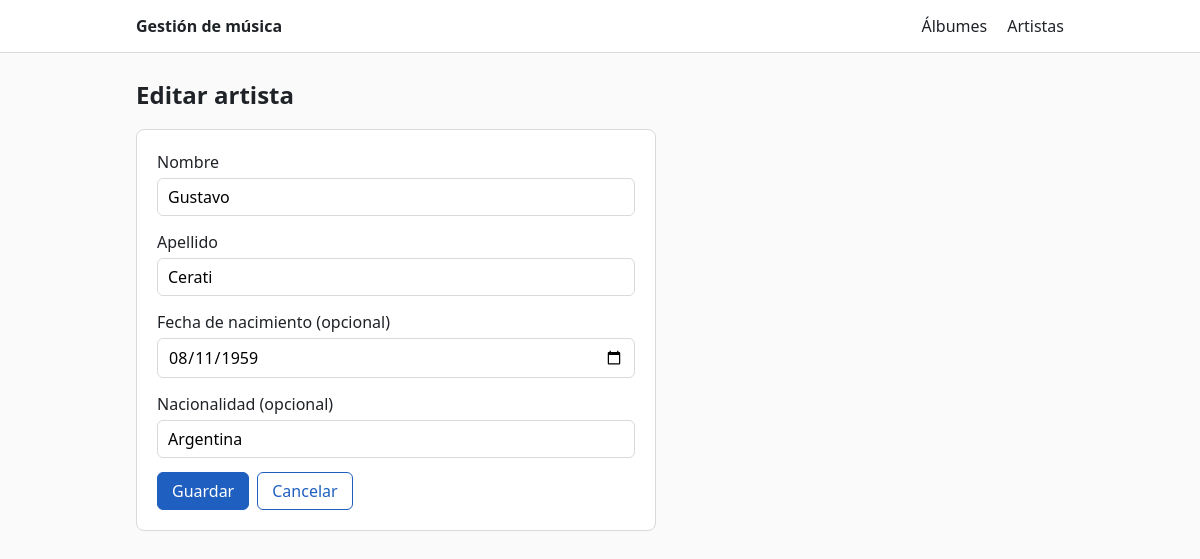
The app's page /artistas/1/editar with its own data.
### tables this page shows
CREATE TABLE Artistas (
    artista_id       INT UNSIGNED NOT NULL AUTO_INCREMENT,
    nombre           VARCHAR(80)  NOT NULL,
    apellido         VARCHAR(80)  NOT NULL,
    fecha_nacimiento DATE         NULL,
    nacionalidad     VARCHAR(60)  NULL,
    PRIMARY KEY (artista_id),
    KEY idx_artistas_apellido_nombre (apellido, nombre)
);

### src/Support/View.php (called while the page is built, shortened)
<?php
final class View
{
    public static function render(string $plantilla, array $datos = [], int $estado = 200): void
    {
        $raiz = dirname(__DIR__, 2) . '/templates';
        extract($datos, EXTR_SKIP);
        require $raiz . '/' . $plantilla . '.php';
        require $raiz . '/layout.php';
    }
}

### src/Controller/ArtistaController.php (called while the page is built, shortened)
<?php
final class ArtistaController
{
    public function editar(int $id): void
    {
        $artista = $this->artistas->obtener($id);
        View::render('artistas/form', [
            'encabezado' => 'Editar artista',
            'accion'     => "/artistas/$id",
            'valores'    => [
                'nombre'           => $artista->nombre,
                'apellido'         => $artista->apellido,
                'fecha_nacimiento' => $artista->fechaNacimiento ?? '',
                'nacionalidad'     => $artista->nacionalidad ?? '',
            ],
            'errores'    => [],
        ]);
    }
}

### public/index.php (called while the page is built, shortened)
<?php
$config = require __DIR__ . '/../config/config.php';
try {
    $pdo = Database::conectar($config['db']);
    $artistaRepo = new ArtistaRepository($pdo);
    $albumRepo = new AlbumRepository($pdo);
    $albumService = new AlbumService($albumRepo, $artistaRepo);
    $artistaService = new ArtistaService($artistaRepo);
    $albumes = new AlbumController($albumService);
    $artistas = new ArtistaController($artistaService);
    $router = new Router();
    $router->agregar('GET', '/', static fn () => View::redirigir('/albumes'));
    $router->agregar('GET', '/albumes', static fn () => $albumes->index($_GET));
    $router->agregar('GET', '/albumes/nuevo', static fn () => $albumes->nuevo());
    $router->agregar('POST', '/albumes', static fn () => $albumes->crear($_POST));
    $router->agregar('GET', '/albumes/(\d+)', static fn (int $id) => $albumes->detalle($id));
    $router->agregar('GET', '/albumes/(\d+)/editar', static fn (int $id) => $albumes->editar($id));
    $router->agregar('POST', '/albumes/(\d+)', static fn (int $id) => $albumes->actualizar($id, $_POST));
    $router->agregar('POST', '/albumes/(\d+)/eliminar', static fn (int $id) => $albumes->eliminar($id));
    $router->agregar('POST', '/albumes/(\d+)/artistas', static fn (int $id) => $albumes->vincularArtista($id, $_POST));
    $router->agregar('POST', '/albumes/(\d+)/artistas/(\d+)/quitar', static fn (int $id, int $artistaId) => $albumes->desvincularArtista($id, $artistaId));
    $router->agregar('GET', '/artistas', static fn () => $artistas->index($_GET));
    $router->agregar('GET', '/artistas/nuevo', static fn () => $artistas->nuevo());
    $router->agregar('POST', '/artistas', static fn () => $artistas->crear($_POST));
    $router->agregar('GET', '/artistas/(\d+)', static fn (int $id) => $artistas->detalle($id));
    $router->agregar('GET', '/artistas/(\d+)/editar', static fn (int $id) => $artistas->editar($id));
    $router->agregar('POST', '/artistas/(\d+)', static fn (int $id) => $artistas->actualizar($id, $_POST));
    $router->agregar('POST', '/artistas/(\d+)/eliminar', static fn (int $id) => $artistas->eliminar($id));
    $metodo = $_SERVER['REQUEST_METHOD'] ?? 'GET';
    $ruta = parse_url($_SERVER['REQUEST_URI'] ?? '/', PHP_URL_PATH) ?: '/';
    $router->despachar($metodo, $ruta);
} catch (NoEncontradoException $e) {
    View::render('error', ['codigo' => 404, 'mensaje' => $e->getMessage()], 404);
} catch (Throwable $e) {
    error_log((string) $e);
    View::render('error', [
        'codigo'  => 500,
        'mensaje' => $config['debug'] ? $e->getMessage() : 'Algo salió mal de nuestro lado. Inténtalo de nuevo en un momento.',
    ], 500);
}

### src/Support/helpers.php (called while the page is built, shortened)
<?php
function e(?string $valor): string
{
    return htmlspecialchars((string) $valor, ENT_QUOTES | ENT_SUBSTITUTE, 'UTF-8');
}

### src/Repository/ArtistaRepository.php (called while the page is built, shortened)
<?php
final class ArtistaRepository
{
    public function buscar(int $id): ?Artista
    {
        $stmt = $this->pdo->prepare('SELECT ' . self::COLUMNAS . ' FROM Artistas WHERE artista_id = :id');
        $stmt->execute([':id' => $id]);
        $fila = $stmt->fetch();
        return $fila === false ? null : Artista::desdeFila($fila);
    }
}

### src/Service/ArtistaService.php (called while the page is built, shortened)
<?php
final class ArtistaService
{
    public function obtener(int $id): Artista
    {
        return $this->artistas->buscar($id) ?? throw NoEncontradoException::artista($id);
    }
}

### templates/artistas/form.php (the view, shortened to what this page needs)
<?php
$valor = static fn (string $campo): string => e(is_string($valores[$campo] ?? null) ? $valores[$campo] : '');
?>
<div class="barra"><h1><?= e($encabezado) ?></h1></div>
<form class="datos" method="post" action="<?= e($accion) ?>" novalidate>
    <label>Nombre
        <input type="text" name="nombre" maxlength="80" required value="<?= $valor('nombre') ?>">
    </label>
    <label>Apellido
        <input type="text" name="apellido" maxlength="80" required value="<?= $valor('apellido') ?>">
    </label>
    <label>Fecha de nacimiento (opcional)
        <input type="date" name="fecha_nacimiento" max="<?= date('Y-m-d') ?>" value="<?= $valor('fecha_nacimiento') ?>">
    </label>
    <label>Nacionalidad (opcional)
        <input type="text" name="nacionalidad" maxlength="60" value="<?= $valor('nacionalidad') ?>">
    </label>
    <div class="acciones">
        <button type="submit">Guardar</button>
        <a class="boton sec" href="/artistas">Cancelar</a>
    </div>
</form>

### src/Http/Router.php (shortened to what this page needs)
<?php
final class Router
{
    private array $rutas = [];
    public function agregar(string $metodo, string $patron, callable $manejador): void
    {
        $this->rutas[] = [$metodo, '#^' . $patron . '$#', $manejador];
    }
    public function despachar(string $metodo, string $ruta): void
    {
        $ruta = $ruta === '/' ? '/' : rtrim($ruta, '/');
        foreach ($this->rutas as [$metodoRuta, $regex, $manejador]) {
            if ($metodoRuta === $metodo && preg_match($regex, $ruta, $coincidencias) === 1) {
                array_shift($coincidencias);
                $manejador(...array_map('intval', $coincidencias));
                return;
            }
        }
        throw NoEncontradoException::ruta($ruta);
    }
}

### templates/layout.php (style rules this page uses)
:root { --borde: #d9d9d9; --texto: #1f2328; --tenue: #6b7280; --acento: #1f5fbf; --error: #b42318; --ok: #1a7f37; }
* { box-sizing: border-box; }
body { font: 16px/1.5 system-ui, sans-serif; color: var(--texto); margin: 0; background: #fafafa; }
a { color: var(--acento); }
h1 { font-size: 1.5rem; margin: 0; }
.barra { display: flex; justify-content: space-between; align-items: center; margin-bottom: 16px; gap: 12px; flex-wrap: wrap; }
.boton, button { display: inline-block; font: inherit; padding: 6px 14px; border: 1px solid var(--acento); background: var(--acento); color: #fff; border-radius: 6px; text-decoration: none; cursor: pointer; }
.boton.sec, button.sec { background: #fff; color: var(--acento); }
input, select { font: inherit; padding: 6px 10px; border: 1px solid var(--borde); border-radius: 6px; background: #fff; }
form.datos { background: #fff; border: 1px solid var(--borde); border-radius: 8px; padding: 20px; max-width: 520px; }
form.datos label { display: block; margin-bottom: 14px; font-weight: 500; }
form.datos input { display: block; width: 100%; margin-top: 4px; font-weight: 400; }
.acciones { display: flex; gap: 8px; align-items: center; flex-wrap: wrap; }

### records on screen
artistas: nombre "Gustavo", apellido "Cerati", fecha_nacimiento "08/11/1959", nacionalidad "Argentina"
